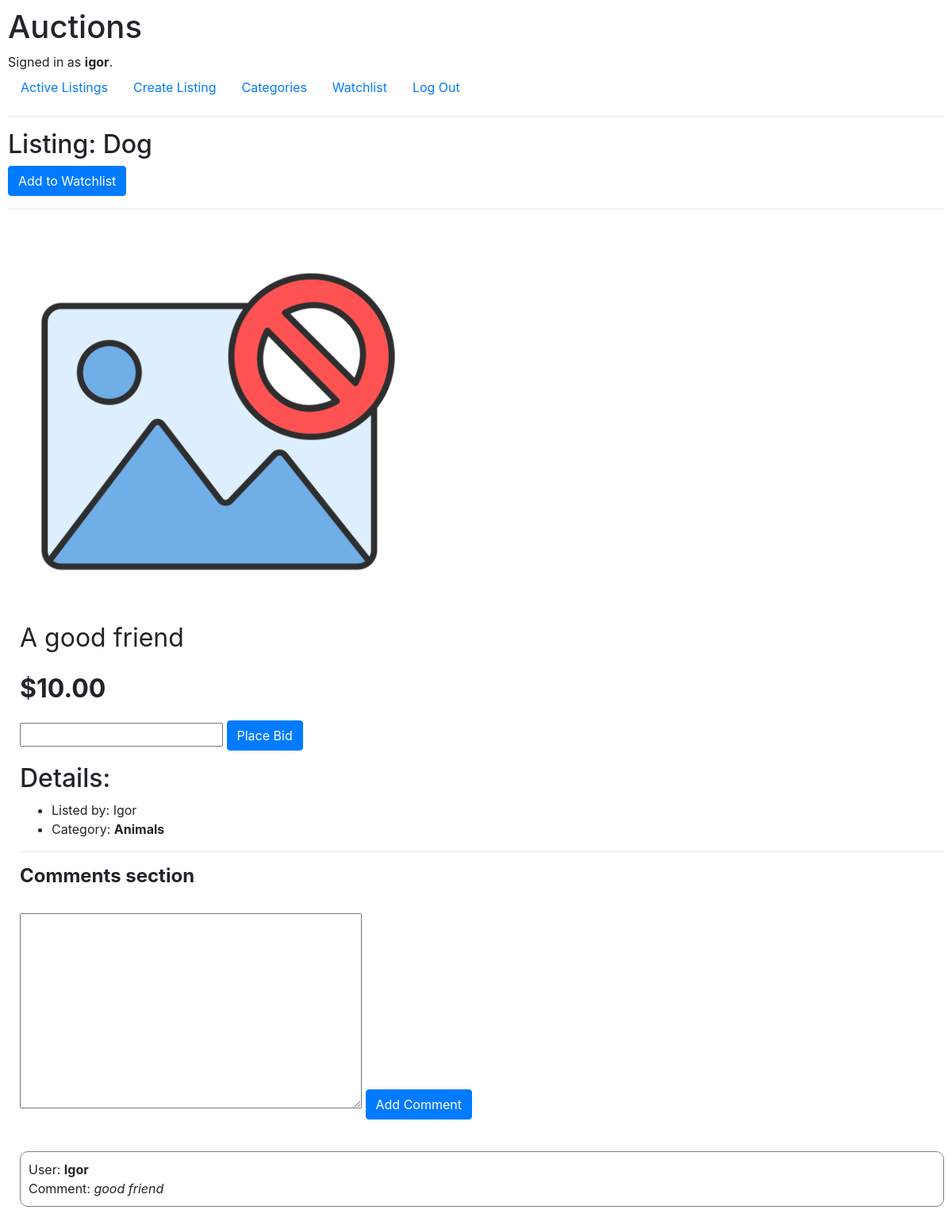
/listings/14 (signed in), run on the app's committed database.
### auctions/models.py (models this page shows)
class User(AbstractUser):
    pass

class Listing(models.Model):
    title = models.CharField(max_length=64)
    description = models.TextField()
    starting_bid = models.PositiveIntegerField()
    image_url = models.CharField(max_length=500)
    category = models.ForeignKey(Category, on_delete=models.SET_NULL, null=True, blank=True, related_name="listings")
    creator = models.ForeignKey(User, on_delete=models.CASCADE, related_name="created_listings")
    winner = models.ForeignKey(User, on_delete=models.CASCADE, blank=True, null=True)

class Category(models.Model):
    category = models.CharField(max_length=64, blank=True)
    def __str__(self):
        return self.category

class Comments(models.Model):
    comment = models.CharField(max_length=1000)
    listing = models.ForeignKey(Listing, on_delete=models.CASCADE, related_name="comments")
    user = models.ForeignKey(User, on_delete=models.CASCADE)

### auctions/views.py (the view)
# urls.py: path("listings/<str:listing_id>", views.listing, name="listing"),
@login_required
def listing(request, listing_id):
    form = Comment()
    listing = Listing.objects.get(pk=listing_id)
    comments = reversed(listing.comments.all())
    in_watchlist = Watchlist.objects.filter(user=request.user, listing=listing)
    if request.method == "POST":
        if request.POST.get("watchlist_add") or request.POST.get("watchlist_remove"):
            Watchlist.toggle(listing=listing, user=request.user)
            in_watchlist = Watchlist.objects.filter(user=request.user, listing=listing)
            return render(request, "auctions/listing.html", {
                "form": form,
                "listing": listing,
                "comments": comments,
                "watchlist": in_watchlist
            })
        elif request.POST.get("new_bid"):
            bid = int(request.POST.get("bid_price"))
            if bid > listing.starting_bid:
                new_bid = Bid(listing=listing, amount=bid, user=request.user)
                new_bid.save()
                listing.starting_bid = bid
                listing.save()
                return render(request, "auctions/listing.html", {
                    "form": form,
                    "listing": listing,
                    "comments": comments,
                    "watchlist": in_watchlist
                })
            else:
                return render(request, "auctions/listing.html", {
                    "form": form,
                    "listing": listing,
                    "comments": comments,
                    "watchlist": in_watchlist,
                    "error_message": "Bid must be greater than current bid"
                })
        elif request.POST.get("close_auction"):
            listing.winner = request.user
            listing.save()
            return HttpResponseRedirect(reverse("index"))
        elif request.POST.get("add_comment"):
            filled_form = Comment(request.POST)
            if filled_form.is_valid():
                text = filled_form.cleaned_data['comment']
                comment = Comments(comment=text, listing=listing, user=request.user)
                comment.save()
                comments = reversed(listing.comments.all())
                return render(request, "auctions/listing.html", {
                    "form": form,
                    "listing": listing,
                    "comments": comments,
                    "watchlist": in_watchlist
                })
    else:
        return render(request, "auctions/listing.html", {
            "listing": listing,
            "form": form,
            "comments": comments,
            "watchlist": in_watchlist
        })

### auctions/forms.py
class Comment(forms.Form):
    comment = forms.CharField(widget=forms.Textarea, label='')

### auctions/templates/auctions/listing.html (shortened to what this page needs)
{% extends "auctions/layout.html" %}
{% block body %}
    <h2>Listing: {{ listing.title }}</h2>
    {% if watchlist %}
        <form method="POST" action="{% url 'listing' listing_id=listing.id %}">
            {% csrf_token %}
            <input type="hidden" value="smth" name="watchlist_add">
            <button type="submit" class="btn btn-primary">Remove from Watchlist</button>
        </form>
    {% elif not watchlist %}
        <form method="POST" action="{% url 'listing' listing_id=listing.id %}">
            <button type="submit" class="btn btn-primary">Add to Watchlist</button>
        </form>
    {% endif %}
    <hr>
    <div style="padding-left: 15px;">
        <img style="max-height: 500;" src="{{ listing.image_url }}">
        <div>
            <p style="font-size: 32px;">{{ listing.description }}</p>
            <p style="font-size: 32px;"><b>${{ listing.starting_bid }}.00</b></p>
            {% if not listing.winner %}
            <form method="POST" action="{% url 'listing' listing_id=listing.id %}">
                <input type="number" name="bid_price">
                <button type="submit" class="btn btn-primary">Place Bid</button>
            </form>
            {% elif listing.winner != request.user %}
                <h2><b>No longer active</b></h2><br>
            {% elif listing.winner == request.user %}
                <h2><b>You have won this auction!</b></h2><br>
            {% endif %}
        </div>
        <h2>Details:</h2>
        <ul>
            <li>Listed by: {{ listing.creator }}</li>
            <li>
                Category: {% if listing.category %}
                            <b>{{ listing.category }}</b>
                            {% else %}
                            <b>No Category</b>
                            {% endif %}
            </li>
        </ul>
        <hr>
        <h4><b>Comments section</b></h4>
        <br>
        <form method="POST" action="{% url 'listing' listing_id=listing.id %}">
            {{ form }}
            <button type="submit" class="btn btn-primary">Add Comment</button>
        </form>
        <br>
        {% for comment in comments %}
        <div class="listing">
            <div class="listing-info">
                User: <b>{{ comment.user }}</b><br>
                <p>Comment: <i>{{ comment.comment }}</i></p>
            </div>
        </div>
        {% endfor %}
    </div>
{% endblock %}

### auctions/templates/auctions/layout.html (shortened to what this page needs)
{% load static %}
<link href="{% static 'auctions/styles.css' %}?ver=1.1" rel="stylesheet">
<!DOCTYPE html>
<html lang="en">
    <head>
        <link rel="stylesheet" href="https://stackpath.bootstrapcdn.com/bootstrap/4.4.1/css/bootstrap.min.css">
        <link href="{% static 'auctions/styles.css' %}" rel="stylesheet">
    </head>
    <body>
        <h1>Auctions</h1>
        <div>
            {% if user.is_authenticated %}
                Signed in as <strong>{{ user.username }}</strong>.
            {% else %}
                Not signed in.
            {% endif %}
        </div>
        <ul class="nav">
            <li class="nav-item">
                <a class="nav-link" href="{% url 'index' %}">Active Listings</a>
            </li>
            {% if user.is_authenticated %}
                <li>
                    <a class="nav-link" href="{% url 'create_listing' %}">Create Listing</a>
                </li>
                <li class="nav-item">
                    <a class="nav-link" href="{% url 'categories' %}">Categories</a>
                </li>
                <li class="nav-item">
                    <a class="nav-link" href="{% url 'watchlist' %}">Watchlist</a>
                </li>
                <li class="nav-item">
                    <a class="nav-link" href="{% url 'logout' %}">Log Out</a>
                </li>
            {% endif %}
        </ul>
        <hr>
        {% block body %}
        {% endblock %}
    </body>
</html>

### auctions/static/auctions/styles.css (style rules this page uses)
body { padding: 10px; }
.listing { display: flex; border: 1px solid grey; border-radius: 10px; margin-bottom: 20px; padding: 10px; flex-direction: row; align-items: center; }
.listing-info { flex: 1; }
.listing p { margin: 0; font-size: 16px; }

### data on the page
User: username "igor"
Listing: title "Dog", image_url (picture), description "A good friend", starting_bid "10", creator "Igor", category "Animals"
Comments: user "Igor", comment "good friend"
